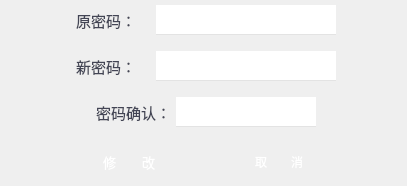
       <widget class="QWidget" name="widModifyPasswd" native="true">
        <layout class="QVBoxLayout" name="verticalLayout_3">
         <property name="topMargin">
          <number>0</number>
         </property>
         <property name="bottomMargin">
          <number>0</number>
         </property>
         <item>
          <widget class="QWidget" name="widget_15" native="true">
           <layout class="QHBoxLayout" name="horizontalLayout_10">
            <property name="spacing">
             <number>0</number>
            </property>
            <property name="leftMargin">
             <number>20</number>
            </property>
            <property name="topMargin">
             <number>5</number>
            </property>
            <property name="rightMargin">
             <number>20</number>
            </property>
            <property name="bottomMargin">
             <number>5</number>
            </property>
            <item>
             <spacer name="horizontalSpacer_7">
              <property name="orientation">
               <enum>Qt::Horizontal</enum>
              </property>
              <property name="sizeHint" stdset="0">
               <size>
                <width>40</width>
                <height>20</height>
               </size>
              </property>
             </spacer>
            </item>
            <item>
             <widget class="QWidget" name="widget_16" native="true">
              <property name="minimumSize">
               <size>
                <width>0</width>
                <height>30</height>
               </size>
              </property>
              <property name="maximumSize">
               <size>
                <width>16777215</width>
                <height>30</height>
               </size>
              </property>
              <property name="styleSheet">
               <string notr="true"/>
              </property>
              <layout class="QHBoxLayout" name="horizontalLayout_12">
               <property name="leftMargin">
                <number>5</number>
               </property>
               <property name="topMargin">
                <number>5</number>
               </property>
               <property name="rightMargin">
                <number>5</number>
               </property>
               <property name="bottomMargin">
                <number>5</number>
               </property>
               <item>
                <widget class="QLabel" name="label_6">
                 <property name="font">
                  <font>
                   <family>微软雅黑 Light</family>
                   <pointsize>11</pointsize>
                  </font>
                 </property>
                 <property name="styleSheet">
                  <string notr="true">color: rgb(67, 69, 85);</string>
                 </property>
                 <property name="text">
                  <string>原密码：　</string>
                 </property>
                </widget>
               </item>
              </layout>
             </widget>
            </item>
            <item>
             <widget class="QLineEdit" name="leOldPasswd">
              <property name="minimumSize">
               <size>
                <width>180</width>
                <height>30</height>
               </size>
              </property>
              <property name="maximumSize">
               <size>
                <width>180</width>
                <height>30</height>
               </size>
              </property>
              <property name="font">
               <font>
                <family>微软雅黑</family>
                <pointsize>11</pointsize>
               </font>
              </property>
              <property name="styleSheet">
               <string notr="true">border: 0px;border-bottom: 1px solid #e3e3e3;
</string>
              </property>
              <property name="maxLength">
               <number>20</number>
              </property>
              <property name="echoMode">
               <enum>QLineEdit::Password</enum>
              </property>
             </widget>
            </item>
            <item>
             <spacer name="horizontalSpacer_8">
              <property name="orientation">
               <enum>Qt::Horizontal</enum>
              </property>
              <property name="sizeHint" stdset="0">
               <size>
                <width>40</width>
                <height>20</height>
               </size>
              </property>
             </spacer>
            </item>
           </layout>
          </widget>
         </item>
         <item>
          <widget class="QWidget" name="widget_7" native="true">
           <layout class="QHBoxLayout" name="horizontalLayout_5">
            <property name="spacing">
             <number>0</number>
            </property>
            <property name="leftMargin">
             <number>20</number>
            </property>
            <property name="topMargin">
             <number>5</number>
            </property>
            <property name="rightMargin">
             <number>20</number>
            </property>
            <property name="bottomMargin">
             <number>5</number>
            </property>
            <item>
             <spacer name="horizontalSpacer_15">
              <property name="orientation">
               <enum>Qt::Horizontal</enum>
              </property>
              <property name="sizeHint" stdset="0">
               <size>
                <width>40</width>
                <height>20</height>
               </size>
              </property>
             </spacer>
            </item>
            <item>
             <widget class="QWidget" name="widget_10" native="true">
              <property name="minimumSize">
               <size>
                <width>0</width>
                <height>30</height>
               </size>
              </property>
              <property name="maximumSize">
               <size>
                <width>16777215</width>
                <height>30</height>
               </size>
              </property>
              <property name="styleSheet">
               <string notr="true"/>
              </property>
              <layout class="QHBoxLayout" name="horizontalLayout_8">
               <property name="leftMargin">
                <number>5</number>
               </property>
               <property name="topMargin">
                <number>5</number>
               </property>
               <property name="rightMargin">
                <number>5</number>
               </property>
               <property name="bottomMargin">
                <number>5</number>
               </property>
               <item>
                <widget class="QLabel" name="label_2">
                 <property name="font">
                  <font>
                   <family>微软雅黑 Light</family>
                   <pointsize>11</pointsize>
                  </font>
                 </property>
                 <property name="styleSheet">
                  <string notr="true">color: rgb(67, 69, 85);</string>
                 </property>
                 <property name="text">
                  <string>新密码：　</string>
                 </property>
                </widget>
               </item>
              </layout>
             </widget>
            </item>
            <item>
             <widget class="QLineEdit" name="lePasswd">
              <property name="minimumSize">
               <size>
                <width>180</width>
                <height>30</height>
               </size>
              </property>
              <property name="maximumSize">
               <size>
                <width>180</width>
                <height>30</height>
               </size>
              </property>
              <property name="font">
               <font>
                <family>微软雅黑</family>
                <pointsize>11</pointsize>
               </font>
              </property>
              <property name="styleSheet">
               <string notr="true">border: 0px;border-bottom: 1px solid #e3e3e3;
</string>
              </property>
              <property name="maxLength">
               <number>20</number>
              </property>
              <property name="echoMode">
               <enum>QLineEdit::Password</enum>
              </property>
             </widget>
            </item>
            <item>
             <spacer name="horizontalSpacer_16">
              <property name="orientation">
               <enum>Qt::Horizontal</enum>
              </property>
              <property name="sizeHint" stdset="0">
               <size>
                <width>40</width>
                <height>20</height>
               </size>
              </property>
             </spacer>
            </item>
           </layout>
          </widget>
         </item>
         <item>
          <widget class="QWidget" name="widget_12" native="true">
           <layout class="QHBoxLayout" name="horizontalLayout_9">
            <property name="spacing">
             <number>0</number>
            </property>
            <property name="leftMargin">
             <number>20</number>
            </property>
            <property name="topMargin">
             <number>5</number>
            </property>
            <property name="rightMargin">
             <number>20</number>
            </property>
            <property name="bottomMargin">
             <number>5</number>
            </property>
            <item>
             <spacer name="horizontalSpacer_17">
              <property name="orientation">
               <enum>Qt::Horizontal</enum>
              </property>
              <property name="sizeHint" stdset="0">
               <size>
                <width>40</width>
                <height>20</height>
               </size>
              </property>
             </spacer>
            </item>
            <item>
             <widget class="QWidget" name="widget_13" native="true">
              <property name="minimumSize">
               <size>
                <width>0</width>
                <height>30</height>
               </size>
              </property>
              <property name="maximumSize">
               <size>
                <width>16777215</width>
                <height>30</height>
               </size>
              </property>
              <property name="styleSheet">
               <string notr="true"/>
              </property>
              <layout class="QHBoxLayout" name="horizontalLayout_11">
               <property name="leftMargin">
                <number>5</number>
               </property>
               <property name="topMargin">
                <number>5</number>
               </property>
               <property name="rightMargin">
                <number>5</number>
               </property>
               <property name="bottomMargin">
                <number>5</number>
               </property>
               <item>
                <widget class="QLabel" name="label_4">
                 <property name="font">
                  <font>
                   <family>微软雅黑 Light</family>
                   <pointsize>11</pointsize>
                  </font>
                 </property>
                 <property name="styleSheet">
                  <string notr="true">color: rgb(67, 69, 85);</string>
                 </property>
                 <property name="text">
                  <string>密码确认：</string>
                 </property>
                </widget>
               </item>
              </layout>
             </widget>
            </item>
            <item>
             <widget class="QLineEdit" name="lePasswdVerify">
              <property name="minimumSize">
               <size>
                <width>0</width>
                <height>30</height>
               </size>
              </property>
              <property name="maximumSize">
               <size>
                <width>180</width>
                <height>30</height>
               </size>
              </property>
              <property name="font">
               <font>
                <family>微软雅黑</family>
                <pointsize>11</pointsize>
               </font>
              </property>
              <property name="styleSheet">
               <string notr="true">border: 0px;border-bottom: 1px solid #e3e3e3;
</string>
              </property>
              <property name="maxLength">
               <number>20</number>
              </property>
              <property name="echoMode">
               <enum>QLineEdit::Password</enum>
              </property>
             </widget>
            </item>
            <item>
             <spacer name="horizontalSpacer_18">
              <property name="orientation">
               <enum>Qt::Horizontal</enum>
              </property>
              <property name="sizeHint" stdset="0">
               <size>
                <width>40</width>
                <height>20</height>
               </size>
              </property>
             </spacer>
            </item>
           </layout>
          </widget>
         </item>
         <item>
          <widget class="QWidget" name="widget_18" native="true">
           <layout class="QHBoxLayout" name="horizontalLayout_13">
            <property name="spacing">
             <number>50</number>
            </property>
            <property name="leftMargin">
             <number>20</number>
            </property>
            <property name="topMargin">
             <number>9</number>
            </property>
            <property name="rightMargin">
             <number>20</number>
            </property>
            <property name="bottomMargin">
             <number>9</number>
            </property>
            <item>
             <spacer name="horizontalSpacer_19">
              <property name="orientation">
               <enum>Qt::Horizontal</enum>
              </property>
              <property name="sizeHint" stdset="0">
               <size>
                <width>40</width>
                <height>20</height>
               </size>
              </property>
             </spacer>
            </item>
            <item>
             <widget class="QPushButton" name="pbModify">
              <property name="minimumSize">
               <size>
                <width>100</width>
                <height>30</height>
               </size>
              </property>
              <property name="maximumSize">
               <size>
                <width>100</width>
                <height>30</height>
               </size>
              </property>
              <property name="font">
               <font>
                <family>微软雅黑</family>
                <pointsize>10</pointsize>
               </font>
              </property>
              <property name="styleSheet">
               <string notr="true">

QPushButton {
	color: rgb(255, 255, 255);
	border-image: url(:/STSample/Resources/images/green.png);
}
QPushButton:hover:!pressed {
	border-image: url(:/STSample/Resources/images/green_focus.png);
}
QPushButton:hover:pressed{
	border-image: url(:/STSample/Resources/images/green_focus.png);
}</string>
              </property>
              <property name="text">
               <string>修　　改</string>
              </property>
              <property name="default">
               <bool>false</bool>
              </property>
              <property name="flat">
               <bool>true</bool>
              </property>
             </widget>
            </item>
            <item>
             <widget class="QPushButton" name="pbCancel">
              <property name="minimumSize">
               <size>
                <width>100</width>
                <height>30</height>
               </size>
              </property>
              <property name="maximumSize">
               <size>
                <width>100</width>
                <height>30</height>
               </size>
              </property>
              <property name="styleSheet">
               <string notr="true">

QPushButton {
	color: rgb(255, 255, 255);
	font: 10pt &quot;微软雅黑&quot;;
	border-image: url(:/STSample/Resources/images/red.png);
}
QPushButton:hover:!pressed {
	border-image: url(:/STSample/Resources/images/red_focus.png);
}
QPushButton:hover:pressed{
	border-image: url(:/STSample/Resources/images/red_focus.png);
}</string>
              </property>
              <property name="text">
               <string>取　　消</string>
              </property>
              <property name="flat">
               <bool>true</bool>
              </property>
             </widget>
            </item>
            <item>
             <spacer name="horizontalSpacer_20">
              <property name="orientation">
               <enum>Qt::Horizontal</enum>
              </property>
              <property name="sizeHint" stdset="0">
               <size>
                <width>40</width>
                <height>20</height>
               </size>
              </property>
             </spacer>
            </item>
           </layout>
          </widget>
         </item>
        </layout>
       </widget>
